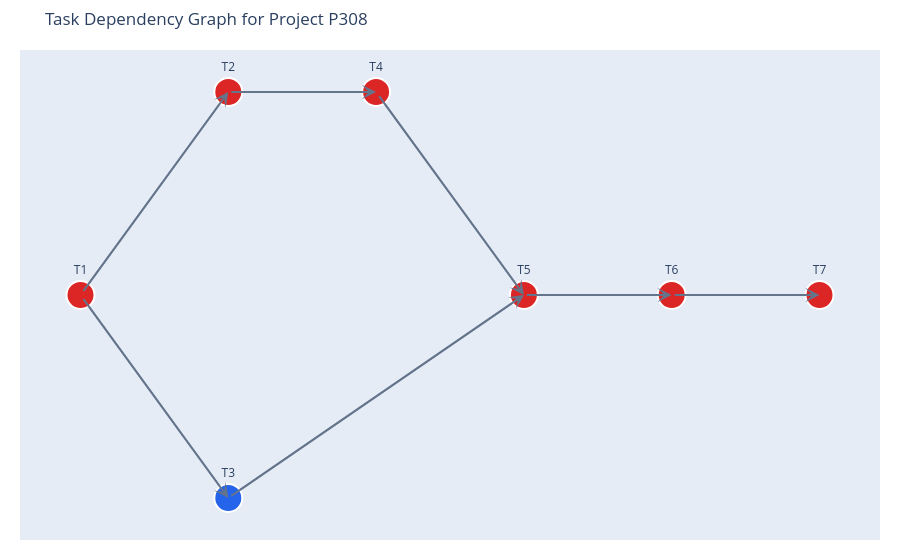

The notebook cell saved with this chart:
### Markdown cell above
### Building the Task Dependency Model

- This cell converts the **selected real project** into a simplified set of **7 dependent tasks**.
- Instead of forecasting the project as one single duration, the workflow breaks it into key phases: **T1 – Discovery, T2 – Design, T3 – Procurement, T4 – Site Preparation, T5 – Execution, T6 – QA & Commissioning, and T7 – Handover**.
- Each task is assigned a **dependency structure** so the model reflects the logical sequence of project execution.
- Task durations are derived by allocating the selected project’s **planned duration** across these phases using predefined task shares.
- Task uncertainty is modeled with a simple assumption in which each task receives a **standard deviation equal to 15% of its mean duration**.
- This step produces the **Directed Acyclic Graph (DAG)** structure and identifies the **critical path** used in the following forecasting steps.
- Because the selected project may change when the notebook is re-run, the exact **project ID**, **critical path**, and **critical path mean duration** are shown dynamically in the code output rather than fixed in this markdown.

## Task Dependency Graph

The figure below visualizes the task network as a **Directed Acyclic Graph (DAG)**, where each node represents a task and each arrow represents a dependency between tasks.

### Code cell
fig.show()

### Figure 1 — Plotly figure (JSON) as saved in the notebook; plotly's stock layout.template omitted (floating-point values rounded to 4 significant figures)
{"data": [{"hoverinfo": "none", "line": {"color": "#94a3b8", "width": 2}, "mode": "lines", "type": "scatter", "x": [0, 1, null, 0, 1, null, 1, 2, null, 1, 3, null, 2, 3, null, 3, 4, null, 4, 5, null], "y": [0, 1, null, 0, -1, null, 1, 1, null, -1, 0, null, 1, 0, null, 0, 0, null, 0, 0, null]}, {"hoverinfo": "text", "hovertext": ["T1: Discovery", "T2: Design", "T3: Procurement", "T4: Site Preparation", "T5: Execution", "T6: QA and Commissioning", "T7: Handover"], "marker": {"color": ["#dc2626", "#dc2626", "#2563eb", "#dc2626", "#dc2626", "#dc2626", "#dc2626"], "line": {"color": "white", "width": 2}, "size": 28}, "mode": "markers+text", "text": ["T1", "T2", "T3", "T4", "T5", "T6", "T7"], "textposition": "top center", "type": "scatter", "x": [0, 1, 1, 2, 3, 4, 5], "y": [0, 1, -1, 1, 0, 0, 0]}], "layout": {"annotations": [{"arrowcolor": "#64748b", "arrowhead": 3, "arrowsize": 1.2, "arrowwidth": 2, "ax": 0, "axref": "x", "ay": 0, "ayref": "y", "showarrow": true, "x": 1, "xref": "x", "y": 1, "yref": "y"}, {"arrowcolor": "#64748b", "arrowhead": 3, "arrowsize": 1.2, "arrowwidth": 2, "ax": 0, "axref": "x", "ay": 0, "ayref": "y", "showarrow": true, "x": 1, "xref": "x", "y": -1, "yref": "y"}, {"arrowcolor": "#64748b", "arrowhead": 3, "arrowsize": 1.2, "arrowwidth": 2, "ax": 1, "axref": "x", "ay": 1, "ayref": "y", "showarrow": true, "x": 2, "xref": "x", "y": 1, "yref": "y"}, {"arrowcolor": "#64748b", "arrowhead": 3, "arrowsize": 1.2, "arrowwidth": 2, "ax": 1, "axref": "x", "ay": -1, "ayref": "y", "showarrow": true, "x": 3, "xref": "x", "y": 0, "yref": "y"}, {"arrowcolor": "#64748b", "arrowhead": 3, "arrowsize": 1.2, "arrowwidth": 2, "ax": 2, "axref": "x", "ay": 1, "ayref": "y", "showarrow": true, "x": 3, "xref": "x", "y": 0, "yref": "y"}, {"arrowcolor": "#64748b", "arrowhead": 3, "arrowsize": 1.2, "arrowwidth": 2, "ax": 3, "axref": "x", "ay": 0, "ayref": "y", "showarrow": true, "x": 4, "xref": "x", "y": 0, "yref": "y"}, {"arrowcolor": "#64748b", "arrowhead": 3, "arrowsize": 1.2, "arrowwidth": 2, "ax": 4, "axref": "x", "ay": 0, "ayref": "y", "showarrow": true, "x": 5, "xref": "x", "y": 0, "yref": "y"}], "hovermode": "closest", "margin": {"b": 20, "l": 20, "r": 20, "t": 50}, "showlegend": false, "title": {"text": "Task Dependency Graph for Project P308"}, "xaxis": {"showgrid": false, "showticklabels": false, "zeroline": false}, "yaxis": {"showgrid": false, "showticklabels": false, "zeroline": false}}}
